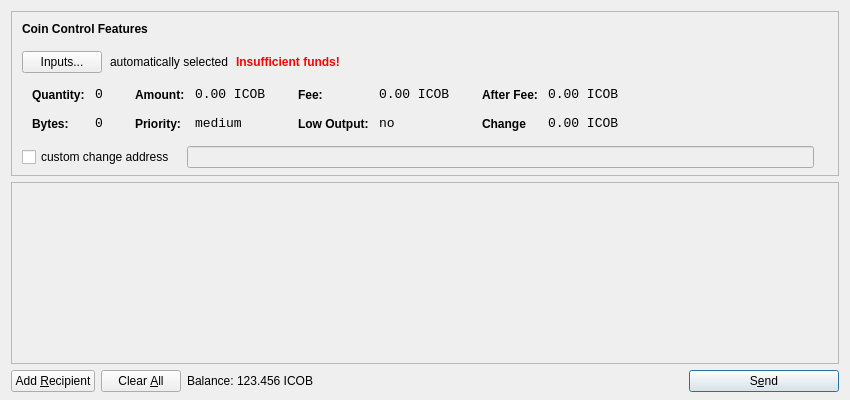
<?xml version="1.0" encoding="UTF-8"?>
<ui version="4.0">
 <class>SendCoinsDialog</class>
 <widget class="QDialog" name="SendCoinsDialog">
  <property name="geometry">
   <rect>
    <x>0</x>
    <y>0</y>
    <width>850</width>
    <height>400</height>
   </rect>
  </property>
  <property name="windowTitle">
   <string>Send Coins</string>
  </property>
  <layout class="QVBoxLayout" name="verticalLayout" stretch="0,1,0">
   <property name="bottomMargin">
    <number>8</number>
   </property>
   <item>
    <widget class="QFrame" name="frameCoinControl">
     <property name="sizePolicy">
      <sizepolicy hsizetype="Expanding" vsizetype="Expanding">
       <horstretch>0</horstretch>
       <verstretch>0</verstretch>
      </sizepolicy>
     </property>
     <property name="maximumSize">
      <size>
       <width>16777215</width>
       <height>16777215</height>
      </size>
     </property>
     <property name="frameShape">
      <enum>QFrame::StyledPanel</enum>
     </property>
     <property name="frameShadow">
      <enum>QFrame::Sunken</enum>
     </property>
     <layout class="QVBoxLayout" name="verticalLayoutCoinControl2">
      <property name="spacing">
       <number>-1</number>
      </property>
      <property name="leftMargin">
       <number>0</number>
      </property>
      <property name="topMargin">
       <number>0</number>
      </property>
      <property name="rightMargin">
       <number>0</number>
      </property>
      <property name="bottomMargin">
       <number>6</number>
      </property>
      <item>
       <layout class="QVBoxLayout" name="verticalLayoutCoinControl" stretch="0,0,0,0,1">
        <property name="spacing">
         <number>0</number>
        </property>
        <property name="leftMargin">
         <number>10</number>
        </property>
        <property name="topMargin">
         <number>10</number>
        </property>
        <item>
         <layout class="QHBoxLayout" name="horizontalLayoutCoinControl1">
          <property name="bottomMargin">
           <number>15</number>
          </property>
          <item>
           <widget class="QLabel" name="labelCoinControlFeatures">
            <property name="sizePolicy">
             <sizepolicy hsizetype="Preferred" vsizetype="Maximum">
              <horstretch>0</horstretch>
              <verstretch>0</verstretch>
             </sizepolicy>
            </property>
            <property name="font">
             <font>
              <weight>75</weight>
              <bold>true</bold>
             </font>
            </property>
            <property name="styleSheet">
             <string notr="true">font-weight:bold;</string>
            </property>
            <property name="text">
             <string>Coin Control Features</string>
            </property>
           </widget>
          </item>
         </layout>
        </item>
        <item>
         <layout class="QHBoxLayout" name="horizontalLayoutCoinControl2" stretch="0,0,0,0">
          <property name="spacing">
           <number>8</number>
          </property>
          <property name="bottomMargin">
           <number>10</number>
          </property>
          <item>
           <widget class="QPushButton" name="pushButtonCoinControl">
            <property name="styleSheet">
             <string notr="true"/>
            </property>
            <property name="text">
             <string>Inputs...</string>
            </property>
           </widget>
          </item>
          <item>
           <widget class="QLabel" name="labelCoinControlAutomaticallySelected">
            <property name="text">
             <string>automatically selected</string>
            </property>
            <property name="margin">
             <number>5</number>
            </property>
           </widget>
          </item>
          <item>
           <widget class="QLabel" name="labelCoinControlInsuffFunds">
            <property name="font">
             <font>
              <weight>75</weight>
              <bold>true</bold>
             </font>
            </property>
            <property name="styleSheet">
             <string notr="true">color:red;font-weight:bold;</string>
            </property>
            <property name="text">
             <string>Insufficient funds!</string>
            </property>
            <property name="margin">
             <number>5</number>
            </property>
           </widget>
          </item>
          <item>
           <spacer name="horizontalSpacerCoinControl">
            <property name="orientation">
             <enum>Qt::Horizontal</enum>
            </property>
            <property name="sizeHint" stdset="0">
             <size>
              <width>40</width>
              <height>1</height>
             </size>
            </property>
           </spacer>
          </item>
         </layout>
        </item>
        <item>
         <widget class="QWidget" name="widgetCoinControl" native="true">
          <property name="sizePolicy">
           <sizepolicy hsizetype="Preferred" vsizetype="Preferred">
            <horstretch>0</horstretch>
            <verstretch>0</verstretch>
           </sizepolicy>
          </property>
          <property name="minimumSize">
           <size>
            <width>0</width>
            <height>0</height>
           </size>
          </property>
          <property name="styleSheet">
           <string notr="true"/>
          </property>
          <layout class="QHBoxLayout" name="horizontalLayoutCoinControl5">
           <property name="margin">
            <number>0</number>
           </property>
           <item>
            <layout class="QHBoxLayout" name="horizontalLayoutCoinControl3" stretch="0,0,0,1">
             <property name="spacing">
              <number>20</number>
             </property>
             <property name="topMargin">
              <number>0</number>
             </property>
             <property name="bottomMargin">
              <number>10</number>
             </property>
             <item>
              <layout class="QFormLayout" name="formLayoutCoinControl1">
               <property name="horizontalSpacing">
                <number>10</number>
               </property>
               <property name="verticalSpacing">
                <number>14</number>
               </property>
               <property name="leftMargin">
                <number>10</number>
               </property>
               <property name="topMargin">
                <number>4</number>
               </property>
               <property name="rightMargin">
                <number>6</number>
               </property>
               <item row="0" column="0">
                <widget class="QLabel" name="labelCoinControlQuantityText">
                 <property name="styleSheet">
                  <string notr="true">font-weight:bold;</string>
                 </property>
                 <property name="text">
                  <string>Quantity:</string>
                 </property>
                 <property name="margin">
                  <number>0</number>
                 </property>
                </widget>
               </item>
               <item row="0" column="1">
                <widget class="QLabel" name="labelCoinControlQuantity">
                 <property name="font">
                  <font>
                   <family>Monospace</family>
                   <pointsize>10</pointsize>
                  </font>
                 </property>
                 <property name="cursor">
                  <cursorShape>IBeamCursor</cursorShape>
                 </property>
                 <property name="contextMenuPolicy">
                  <enum>Qt::ActionsContextMenu</enum>
                 </property>
                 <property name="text">
                  <string>0</string>
                 </property>
                 <property name="margin">
                  <number>0</number>
                 </property>
                 <property name="textInteractionFlags">
                  <set>Qt::LinksAccessibleByMouse|Qt::TextSelectableByKeyboard|Qt::TextSelectableByMouse</set>
                 </property>
                </widget>
               </item>
               <item row="1" column="0">
                <widget class="QLabel" name="labelCoinControlBytesText">
                 <property name="styleSheet">
                  <string notr="true">font-weight:bold;</string>
                 </property>
                 <property name="text">
                  <string>Bytes:</string>
                 </property>
                </widget>
               </item>
               <item row="1" column="1">
                <widget class="QLabel" name="labelCoinControlBytes">
                 <property name="font">
                  <font>
                   <family>Monospace</family>
                   <pointsize>10</pointsize>
                  </font>
                 </property>
                 <property name="cursor">
                  <cursorShape>IBeamCursor</cursorShape>
                 </property>
                 <property name="contextMenuPolicy">
                  <enum>Qt::ActionsContextMenu</enum>
                 </property>
                 <property name="text">
                  <string>0</string>
                 </property>
                 <property name="textInteractionFlags">
                  <set>Qt::LinksAccessibleByMouse|Qt::TextSelectableByKeyboard|Qt::TextSelectableByMouse</set>
                 </property>
                </widget>
               </item>
              </layout>
             </item>
             <item>
              <layout class="QFormLayout" name="formLayoutCoinControl2">
               <property name="horizontalSpacing">
                <number>10</number>
               </property>
               <property name="verticalSpacing">
                <number>14</number>
               </property>
               <property name="leftMargin">
                <number>6</number>
               </property>
               <property name="topMargin">
                <number>4</number>
               </property>
               <property name="rightMargin">
                <number>6</number>
               </property>
               <item row="0" column="0">
                <widget class="QLabel" name="labelCoinControlAmountText">
                 <property name="styleSheet">
                  <string notr="true">font-weight:bold;</string>
                 </property>
                 <property name="text">
                  <string>Amount:</string>
                 </property>
                 <property name="margin">
                  <number>0</number>
                 </property>
                </widget>
               </item>
               <item row="0" column="1">
                <widget class="QLabel" name="labelCoinControlAmount">
                 <property name="font">
                  <font>
                   <family>Monospace</family>
                   <pointsize>10</pointsize>
                  </font>
                 </property>
                 <property name="cursor">
                  <cursorShape>IBeamCursor</cursorShape>
                 </property>
                 <property name="contextMenuPolicy">
                  <enum>Qt::ActionsContextMenu</enum>
                 </property>
                 <property name="text">
                  <string>0.00 ICOB</string>
                 </property>
                 <property name="textInteractionFlags">
                  <set>Qt::LinksAccessibleByMouse|Qt::TextSelectableByKeyboard|Qt::TextSelectableByMouse</set>
                 </property>
                </widget>
               </item>
               <item row="1" column="0">
                <widget class="QLabel" name="labelCoinControlPriorityText">
                 <property name="styleSheet">
                  <string notr="true">font-weight:bold;</string>
                 </property>
                 <property name="text">
                  <string>Priority:</string>
                 </property>
                </widget>
               </item>
               <item row="1" column="1">
                <widget class="QLabel" name="labelCoinControlPriority">
                 <property name="font">
                  <font>
                   <family>Monospace</family>
                   <pointsize>10</pointsize>
                  </font>
                 </property>
                 <property name="cursor">
                  <cursorShape>IBeamCursor</cursorShape>
                 </property>
                 <property name="contextMenuPolicy">
                  <enum>Qt::ActionsContextMenu</enum>
                 </property>
                 <property name="text">
                  <string>medium</string>
                 </property>
                 <property name="textInteractionFlags">
                  <set>Qt::LinksAccessibleByMouse|Qt::TextSelectableByKeyboard|Qt::TextSelectableByMouse</set>
                 </property>
                </widget>
               </item>
              </layout>
             </item>
             <item>
              <layout class="QFormLayout" name="formLayoutCoinControl3">
               <property name="horizontalSpacing">
                <number>10</number>
               </property>
               <property name="verticalSpacing">
                <number>14</number>
               </property>
               <property name="leftMargin">
                <number>6</number>
               </property>
               <property name="topMargin">
                <number>4</number>
               </property>
               <property name="rightMargin">
                <number>6</number>
               </property>
               <item row="0" column="0">
                <widget class="QLabel" name="labelCoinControlFeeText">
                 <property name="styleSheet">
                  <string notr="true">font-weight:bold;</string>
                 </property>
                 <property name="text">
                  <string>Fee:</string>
                 </property>
                 <property name="margin">
                  <number>0</number>
                 </property>
                </widget>
               </item>
               <item row="0" column="1">
                <widget class="QLabel" name="labelCoinControlFee">
                 <property name="font">
                  <font>
                   <family>Monospace</family>
                   <pointsize>10</pointsize>
                  </font>
                 </property>
                 <property name="cursor">
                  <cursorShape>IBeamCursor</cursorShape>
                 </property>
                 <property name="contextMenuPolicy">
                  <enum>Qt::ActionsContextMenu</enum>
                 </property>
                 <property name="text">
                  <string>0.00 ICOB</string>
                 </property>
                 <property name="textInteractionFlags">
                  <set>Qt::LinksAccessibleByMouse|Qt::TextSelectableByKeyboard|Qt::TextSelectableByMouse</set>
                 </property>
                </widget>
               </item>
               <item row="1" column="0">
                <widget class="QLabel" name="labelCoinControlLowOutputText">
                 <property name="styleSheet">
                  <string notr="true">font-weight:bold;</string>
                 </property>
                 <property name="text">
                  <string>Low Output:</string>
                 </property>
                </widget>
               </item>
               <item row="1" column="1">
                <widget class="QLabel" name="labelCoinControlLowOutput">
                 <property name="font">
                  <font>
                   <family>Monospace</family>
                   <pointsize>10</pointsize>
                  </font>
                 </property>
                 <property name="cursor">
                  <cursorShape>IBeamCursor</cursorShape>
                 </property>
                 <property name="contextMenuPolicy">
                  <enum>Qt::ActionsContextMenu</enum>
                 </property>
                 <property name="text">
                  <string>no</string>
                 </property>
                 <property name="textInteractionFlags">
                  <set>Qt::LinksAccessibleByMouse|Qt::TextSelectableByKeyboard|Qt::TextSelectableByMouse</set>
                 </property>
                </widget>
               </item>
              </layout>
             </item>
             <item>
              <layout class="QFormLayout" name="formLayoutCoinControl4">
               <property name="horizontalSpacing">
                <number>10</number>
               </property>
               <property name="verticalSpacing">
                <number>14</number>
               </property>
               <property name="leftMargin">
                <number>6</number>
               </property>
               <property name="topMargin">
                <number>4</number>
               </property>
               <property name="rightMargin">
                <number>6</number>
               </property>
               <item row="0" column="0">
                <widget class="QLabel" name="labelCoinControlAfterFeeText">
                 <property name="styleSheet">
                  <string notr="true">font-weight:bold;</string>
                 </property>
                 <property name="text">
                  <string>After Fee:</string>
                 </property>
                 <property name="margin">
                  <number>0</number>
                 </property>
                </widget>
               </item>
               <item row="0" column="1">
                <widget class="QLabel" name="labelCoinControlAfterFee">
                 <property name="font">
                  <font>
                   <family>Monospace</family>
                   <pointsize>10</pointsize>
                  </font>
                 </property>
                 <property name="cursor">
                  <cursorShape>IBeamCursor</cursorShape>
                 </property>
                 <property name="contextMenuPolicy">
                  <enum>Qt::ActionsContextMenu</enum>
                 </property>
                 <property name="text">
                  <string>0.00 ICOB</string>
                 </property>
                 <property name="textInteractionFlags">
                  <set>Qt::LinksAccessibleByMouse|Qt::TextSelectableByKeyboard|Qt::TextSelectableByMouse</set>
                 </property>
                </widget>
               </item>
               <item row="1" column="0">
                <widget class="QLabel" name="labelCoinControlChangeText">
                 <property name="styleSheet">
                  <string notr="true">font-weight:bold;</string>
                 </property>
                 <property name="text">
                  <string>Change</string>
                 </property>
                </widget>
               </item>
               <item row="1" column="1">
                <widget class="QLabel" name="labelCoinControlChange">
                 <property name="font">
                  <font>
                   <family>Monospace</family>
                   <pointsize>10</pointsize>
                  </font>
                 </property>
                 <property name="cursor">
                  <cursorShape>IBeamCursor</cursorShape>
                 </property>
                 <property name="contextMenuPolicy">
                  <enum>Qt::ActionsContextMenu</enum>
                 </property>
                 <property name="text">
                  <string>0.00 ICOB</string>
                 </property>
                 <property name="textInteractionFlags">
                  <set>Qt::LinksAccessibleByMouse|Qt::TextSelectableByKeyboard|Qt::TextSelectableByMouse</set>
                 </property>
                </widget>
               </item>
              </layout>
             </item>
            </layout>
           </item>
          </layout>
         </widget>
        </item>
        <item>
         <layout class="QHBoxLayout" name="horizontalLayoutCoinControl4" stretch="0,0,0">
          <property name="spacing">
           <number>12</number>
          </property>
          <property name="sizeConstraint">
           <enum>QLayout::SetDefaultConstraint</enum>
          </property>
          <property name="topMargin">
           <number>5</number>
          </property>
          <property name="rightMargin">
           <number>5</number>
          </property>
          <item>
           <widget class="QCheckBox" name="checkBoxCoinControlChange">
            <property name="text">
             <string>custom change address</string>
            </property>
           </widget>
          </item>
          <item>
           <widget class="QLineEdit" name="lineEditCoinControlChange">
            <property name="enabled">
             <bool>false</bool>
            </property>
            <property name="sizePolicy">
             <sizepolicy hsizetype="Expanding" vsizetype="Fixed">
              <horstretch>0</horstretch>
              <verstretch>0</verstretch>
             </sizepolicy>
            </property>
           </widget>
          </item>
          <item>
           <widget class="QLabel" name="labelCoinControlChangeLabel">
            <property name="sizePolicy">
             <sizepolicy hsizetype="Preferred" vsizetype="Expanding">
              <horstretch>0</horstretch>
              <verstretch>0</verstretch>
             </sizepolicy>
            </property>
            <property name="minimumSize">
             <size>
              <width>0</width>
              <height>0</height>
             </size>
            </property>
            <property name="text">
             <string/>
            </property>
            <property name="margin">
             <number>3</number>
            </property>
           </widget>
          </item>
         </layout>
        </item>
        <item>
         <spacer name="verticalSpacerCoinControl">
          <property name="orientation">
           <enum>Qt::Vertical</enum>
          </property>
          <property name="sizeHint" stdset="0">
           <size>
            <width>800</width>
            <height>1</height>
           </size>
          </property>
         </spacer>
        </item>
       </layout>
      </item>
     </layout>
    </widget>
   </item>
   <item>
    <widget class="QScrollArea" name="scrollArea">
     <property name="widgetResizable">
      <bool>true</bool>
     </property>
     <widget class="QWidget" name="scrollAreaWidgetContents">
      <property name="geometry">
       <rect>
        <x>0</x>
        <y>0</y>
        <width>830</width>
        <height>165</height>
       </rect>
      </property>
      <layout class="QVBoxLayout" name="verticalLayout_2">
       <property name="margin">
        <number>0</number>
       </property>
       <item>
        <layout class="QVBoxLayout" name="entries">
         <property name="spacing">
          <number>6</number>
         </property>
        </layout>
       </item>
       <item>
        <spacer name="verticalSpacer">
         <property name="orientation">
          <enum>Qt::Vertical</enum>
         </property>
         <property name="sizeHint" stdset="0">
          <size>
           <width>20</width>
           <height>40</height>
          </size>
         </property>
        </spacer>
       </item>
      </layout>
     </widget>
    </widget>
   </item>
   <item>
    <layout class="QHBoxLayout" name="horizontalLayout">
     <item>
      <widget class="QPushButton" name="addButton">
       <property name="toolTip">
        <string>Send to multiple recipients at once</string>
       </property>
       <property name="text">
        <string>Add &amp;Recipient</string>
       </property>
       <property name="icon">
        <iconset resource="../bitcoin.qrc">
         <normaloff>:/icons/add</normaloff>:/icons/add</iconset>
       </property>
       <property name="autoDefault">
        <bool>false</bool>
       </property>
      </widget>
     </item>
     <item>
      <widget class="QPushButton" name="clearButton">
       <property name="sizePolicy">
        <sizepolicy hsizetype="Minimum" vsizetype="Fixed">
         <horstretch>0</horstretch>
         <verstretch>0</verstretch>
        </sizepolicy>
       </property>
       <property name="toolTip">
        <string>Remove all transaction fields</string>
       </property>
       <property name="text">
        <string>Clear &amp;All</string>
       </property>
       <property name="icon">
        <iconset resource="../bitcoin.qrc">
         <normaloff>:/icons/remove</normaloff>:/icons/remove</iconset>
       </property>
       <property name="autoRepeatDelay">
        <number>300</number>
       </property>
       <property name="autoDefault">
        <bool>false</bool>
       </property>
      </widget>
     </item>
     <item>
      <layout class="QHBoxLayout" name="horizontalLayout_2">
       <property name="spacing">
        <number>3</number>
       </property>
       <item>
        <widget class="QLabel" name="label">
         <property name="sizePolicy">
          <sizepolicy hsizetype="Preferred" vsizetype="Fixed">
           <horstretch>0</horstretch>
           <verstretch>0</verstretch>
          </sizepolicy>
         </property>
         <property name="text">
          <string>Balance:</string>
         </property>
        </widget>
       </item>
       <item>
        <widget class="QLabel" name="labelBalance">
         <property name="sizePolicy">
          <sizepolicy hsizetype="Preferred" vsizetype="Fixed">
           <horstretch>0</horstretch>
           <verstretch>0</verstretch>
          </sizepolicy>
         </property>
         <property name="cursor">
          <cursorShape>IBeamCursor</cursorShape>
         </property>
         <property name="text">
          <string>123.456 ICOB</string>
         </property>
         <property name="textInteractionFlags">
          <set>Qt::LinksAccessibleByMouse|Qt::TextSelectableByKeyboard|Qt::TextSelectableByMouse</set>
         </property>
        </widget>
       </item>
      </layout>
     </item>
     <item>
      <spacer name="horizontalSpacer">
       <property name="orientation">
        <enum>Qt::Horizontal</enum>
       </property>
       <property name="sizeHint" stdset="0">
        <size>
         <width>40</width>
         <height>20</height>
        </size>
       </property>
      </spacer>
     </item>
     <item>
      <widget class="QPushButton" name="sendButton">
       <property name="minimumSize">
        <size>
         <width>150</width>
         <height>0</height>
        </size>
       </property>
       <property name="toolTip">
        <string>Confirm the send action</string>
       </property>
       <property name="text">
        <string>S&amp;end</string>
       </property>
       <property name="icon">
        <iconset resource="../bitcoin.qrc">
         <normaloff>:/icons/send</normaloff>:/icons/send</iconset>
       </property>
       <property name="default">
        <bool>true</bool>
       </property>
      </widget>
     </item>
    </layout>
   </item>
  </layout>
 </widget>
 <resources>
  <include location="../bitcoin.qrc"/>
 </resources>
 <connections/>
</ui>
